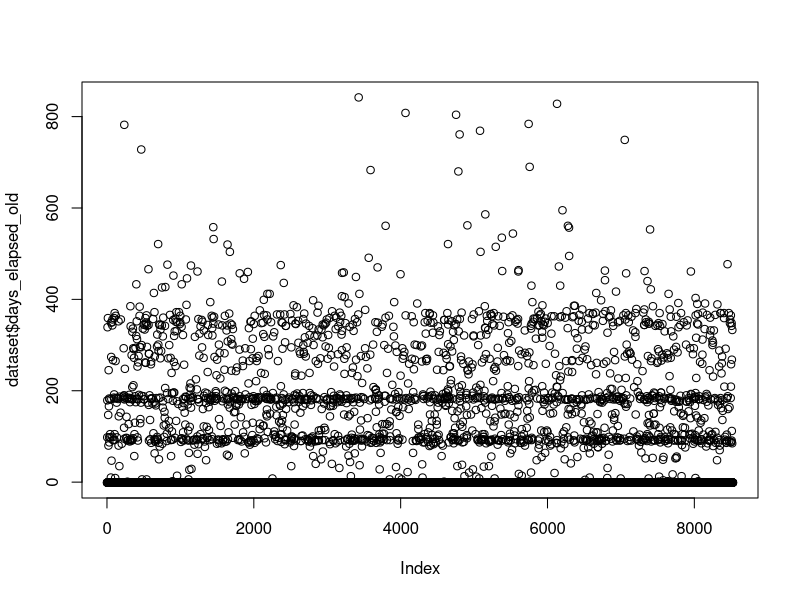

Generate this figure with R:
#================================================================================================================
rm(list=ls())
#Random Forest Classification

# Importing the dataset
dataset = read.csv('train.csv')

summary(dataset)
plot(dataset$days_elapsed_old)

#Convert age to categorical variable

levels(dataset$education)

summary(lm(dataset$y~dataset$days_elapsed_old))
#important ones --> student, retired, unemployed

#Changing the data
#dataset$days_elapsed_old[dataset$days_elapsed_old<1] <- 0
levels(dataset$education)
dataset$outcome_old[dataset$outcome_old == "other"] <- "failure"
dataset$outcome_old[dataset$outcome_old == "failure"] <- "na"
dataset$marital[dataset$marital == "divorced"] <- "single"

#Testing these
dataset$job[dataset$job == "salesman"] <- "industrial_worker"
dataset$job[dataset$job == "industrial_worker"] <- "housekeeper"
dataset$job[dataset$job == "industrial_worker"] <- "na"


dataset$job[dataset$job == "high_school"] <- "university"
dataset$job[dataset$job == "university"] <- "na"

dataset$job[dataset$job == "desktop"] <- "na"

#Trying to check if the days_elapsed_old can be changed to categorical for better results
dataset$days_elapsed_old[dataset$days_elapsed_old <= 50] <- 0
dataset$days_elapsed_old[dataset$days_elapsed_old >= 50 & dataset$days_elapsed_old<=150] <- 1
dataset$days_elapsed_old[dataset$days_elapsed_old >= 150 & dataset$days_elapsed_old<=250 ] <- 2
dataset$days_elapsed_old[dataset$days_elapsed_old >= 250] <- 0

dataset[ dataset == "na" ] <- NA

#Factor like columns
dataset$job=as.integer(as.factor(dataset$job))
dataset$marital=as.integer(as.factor(dataset$marital))
dataset$education=as.integer(as.factor(dataset$education))
dataset$device=as.integer(as.factor(dataset$device))
dataset$outcome_old=as.integer(as.factor(dataset$outcome_old))
dataset[is.na(dataset)] <- 0

summary(dataset)

# Encoding the target feature as factor
dataset$y = factor(dataset$y, levels = c(0, 1))

# Splitting the dataset into the Training set and Test set
# install.packages('caTools')
library(caTools)
set.seed(123)
split = sample.split(dataset$y, SplitRatio = 0.75)
training_set = subset(dataset, split == TRUE)
test_set = subset(dataset, split == FALSE)

# Feature Scaling #for higher resolution visualisation only we are using feature scaling,RF doesnt need feature scaling

library(randomForest)
classifier = randomForest(x = training_set[-17],
                          y = training_set$y)         #, ntree = 500)  


# Predicting the Test set results
y_pred = predict(classifier, newdata = test_set)
y_pred

# Making the Confusion Matrix
cm = table(test_set[,17], y_pred)
cm
print("=====================================Random Forest=====================================")
library(ggplot2)
library(lattice)
library(caret)
confusionMatrix(cm)

#accuracy ~ 86.87%, balanced accuracy ~ 86.42
